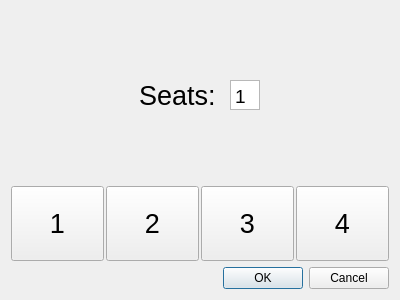
<?xml version="1.0" encoding="UTF-8"?>
<ui version="4.0">
 <class>OpenTableDialog</class>
 <widget class="QDialog" name="OpenTableDialog">
  <property name="geometry">
   <rect>
    <x>0</x>
    <y>0</y>
    <width>400</width>
    <height>300</height>
   </rect>
  </property>
  <property name="minimumSize">
   <size>
    <width>0</width>
    <height>0</height>
   </size>
  </property>
  <property name="maximumSize">
   <size>
    <width>2000</width>
    <height>1500</height>
   </size>
  </property>
  <property name="windowTitle">
   <string>Dialog</string>
  </property>
  <layout class="QVBoxLayout" name="verticalLayout">
   <item alignment="Qt::AlignmentFlag::AlignHCenter">
    <widget class="QWidget" name="widget" native="true">
     <layout class="QHBoxLayout" name="horizontalLayout_2">
      <item>
       <widget class="QLabel" name="label">
        <property name="sizePolicy">
         <sizepolicy hsizetype="Fixed" vsizetype="Minimum">
          <horstretch>0</horstretch>
          <verstretch>0</verstretch>
         </sizepolicy>
        </property>
        <property name="font">
         <font>
          <pointsize>20</pointsize>
         </font>
        </property>
        <property name="text">
         <string>Seats: </string>
        </property>
       </widget>
      </item>
      <item>
       <widget class="QPlainTextEdit" name="TextInput">
        <property name="sizePolicy">
         <sizepolicy hsizetype="Fixed" vsizetype="Minimum">
          <horstretch>0</horstretch>
          <verstretch>0</verstretch>
         </sizepolicy>
        </property>
        <property name="maximumSize">
         <size>
          <width>30</width>
          <height>30</height>
         </size>
        </property>
        <property name="font">
         <font>
          <pointsize>14</pointsize>
         </font>
        </property>
        <property name="verticalScrollBarPolicy">
         <enum>Qt::ScrollBarPolicy::ScrollBarAlwaysOff</enum>
        </property>
        <property name="horizontalScrollBarPolicy">
         <enum>Qt::ScrollBarPolicy::ScrollBarAlwaysOff</enum>
        </property>
        <property name="plainText">
         <string>1</string>
        </property>
       </widget>
      </item>
     </layout>
    </widget>
   </item>
   <item>
    <layout class="QHBoxLayout" name="horizontalLayout">
     <property name="spacing">
      <number>2</number>
     </property>
     <item>
      <widget class="QPushButton" name="one">
       <property name="minimumSize">
        <size>
         <width>0</width>
         <height>75</height>
        </size>
       </property>
       <property name="maximumSize">
        <size>
         <width>200</width>
         <height>16777215</height>
        </size>
       </property>
       <property name="font">
        <font>
         <pointsize>20</pointsize>
        </font>
       </property>
       <property name="text">
        <string>1</string>
       </property>
      </widget>
     </item>
     <item>
      <widget class="QPushButton" name="two">
       <property name="minimumSize">
        <size>
         <width>0</width>
         <height>75</height>
        </size>
       </property>
       <property name="maximumSize">
        <size>
         <width>200</width>
         <height>16777215</height>
        </size>
       </property>
       <property name="font">
        <font>
         <pointsize>20</pointsize>
        </font>
       </property>
       <property name="text">
        <string>2</string>
       </property>
      </widget>
     </item>
     <item>
      <widget class="QPushButton" name="three">
       <property name="minimumSize">
        <size>
         <width>0</width>
         <height>75</height>
        </size>
       </property>
       <property name="maximumSize">
        <size>
         <width>200</width>
         <height>16777215</height>
        </size>
       </property>
       <property name="font">
        <font>
         <pointsize>20</pointsize>
        </font>
       </property>
       <property name="text">
        <string>3</string>
       </property>
      </widget>
     </item>
     <item>
      <widget class="QPushButton" name="four">
       <property name="minimumSize">
        <size>
         <width>0</width>
         <height>75</height>
        </size>
       </property>
       <property name="maximumSize">
        <size>
         <width>200</width>
         <height>16777215</height>
        </size>
       </property>
       <property name="font">
        <font>
         <pointsize>20</pointsize>
        </font>
       </property>
       <property name="text">
        <string>4</string>
       </property>
      </widget>
     </item>
    </layout>
   </item>
   <item>
    <widget class="QDialogButtonBox" name="buttonBox">
     <property name="standardButtons">
      <set>QDialogButtonBox::StandardButton::Cancel|QDialogButtonBox::StandardButton::Ok</set>
     </property>
    </widget>
   </item>
  </layout>
 </widget>
 <resources/>
 <connections/>
</ui>
